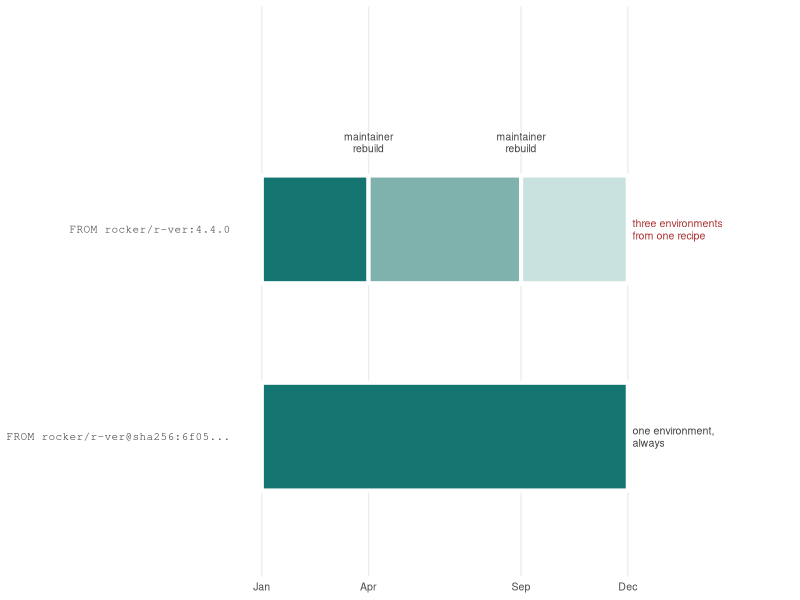

Source code (R):
## ---- chunk 1
#| label: fig-tag-digest
#| fig-cap: 'One unchanged recipe built repeatedly over a year, under a tag and under a digest. The upper row builds on whatever the tag currently points at, so a maintainer rebuild in April and another in September silently change the ground the analysis stands on, giving three different environments from identical text. The lower row names a digest and receives the same bytes at every build. The maintainer rebuilds are ordinary maintenance, not mistakes: the point is that a mutable pointer cannot carry an immutable claim.'
#| fig-alt: 'Two horizontal timelines running from January to December. The upper timeline, labeled FROM rocker/r-ver colon 4.4.0, is divided into three differently colored segments broken at April and September, marked as maintainer rebuilds, and annotated three environments from one recipe. The lower timeline, labeled FROM rocker/r-ver at sha256, is a single unbroken segment of one color across the whole year, annotated one environment, always.'
#| fig-width: 7
#| fig-height: 2.6

library(ggplot2)
library(tibble)

spans <- tibble(
  row = c('FROM rocker/r-ver:4.4.0',
          'FROM rocker/r-ver:4.4.0',
          'FROM rocker/r-ver:4.4.0',
          'FROM rocker/r-ver@sha256:6f05...'),
  xmin = c(0, 3.5, 8.5, 0),
  xmax = c(3.5, 8.5, 12, 12),
  build = c('build 1', 'build 2', 'build 3', 'build 1')
)
spans$row <- factor(spans$row,
                    levels = c('FROM rocker/r-ver@sha256:6f05...',
                               'FROM rocker/r-ver:4.4.0'))

ggplot(spans) +
  geom_rect(aes(xmin = xmin, xmax = xmax,
                ymin = as.numeric(row) - 0.26,
                ymax = as.numeric(row) + 0.26,
                fill = build),
            color = 'white', linewidth = 1.4) +
  scale_fill_manual(values = c('build 1' = '#14746f',
                               'build 2' = '#7fb1ad',
                               'build 3' = '#c9e2df'),
                    guide = 'none') +
  scale_y_continuous(breaks = 1:2,
                     labels = levels(spans$row),
                     limits = c(0.45, 2.95)) +
  scale_x_continuous(breaks = c(0, 3.5, 8.5, 12),
                     labels = c('Jan', 'Apr', 'Sep', 'Dec')) +
  annotate('text', x = 3.5, y = 2.42, label = 'maintainer\nrebuild',
           size = 2.6, lineheight = 0.95, color = 'grey25') +
  annotate('text', x = 8.5, y = 2.42, label = 'maintainer\nrebuild',
           size = 2.6, lineheight = 0.95, color = 'grey25') +
  annotate('text', x = 12.15, y = 2, hjust = 0,
           label = 'three environments\nfrom one recipe',
           size = 2.7, lineheight = 0.95, color = '#a33') +
  annotate('text', x = 12.15, y = 1, hjust = 0,
           label = 'one environment,\nalways',
           size = 2.7, lineheight = 0.95, color = 'grey25') +
  coord_cartesian(xlim = c(0, 16.6), clip = 'off') +
  labs(x = NULL, y = NULL) +
  theme_minimal(base_size = 9.5) +
  theme(
    panel.grid.major.y = element_blank(),
    panel.grid.minor = element_blank(),
    axis.text.y = element_text(family = 'mono', size = 8, hjust = 1)
  )
## ---- chunk 2
#| label: tbl-decimal-mark
#| tbl-cap: 'The same numbers written under a period decimal mark and a comma decimal mark, as a spreadsheet export might write them, and what a naive period-assuming cleaning step reads back from each. The comma-convention values are silently misread, with no error raised.'
library(tibble)

x <- c(1.5, 2200.75, 0.333)

period <- formatC(x, format = 'f', digits = 3, big.mark = ',')

comma <- gsub(',', '#', period)
comma <- gsub('\\.', ',', comma)
comma <- gsub('#', '.', comma)

read_back <- as.numeric(gsub(',', '', comma))

decimal_demo <- tibble(
  original      = x,
  period_locale = period,
  comma_locale  = comma,
  parsed_value  = read_back
)

knitr::kable(decimal_demo)
